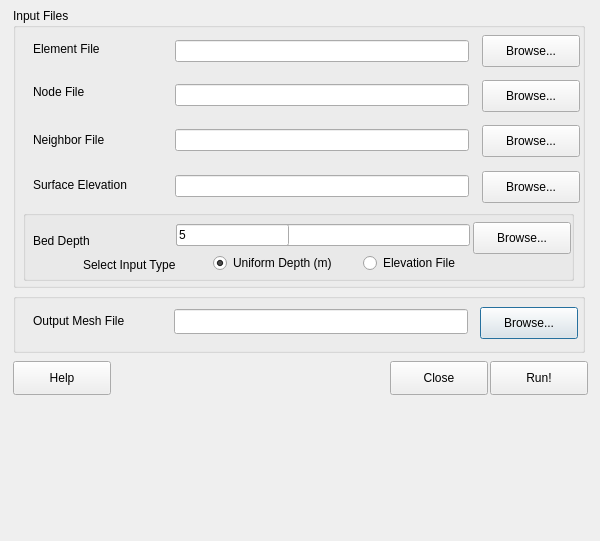
<?xml version="1.0" encoding="UTF-8"?>
<ui version="4.0">
 <class>MshFileGeneration</class>
 <widget class="QDialog" name="MshFileGeneration">
  <property name="geometry">
   <rect>
    <x>0</x>
    <y>0</y>
    <width>600</width>
    <height>541</height>
   </rect>
  </property>
  <property name="windowTitle">
   <string>Mesh File Generation</string>
  </property>
  <widget class="Q3ButtonGroup" name="shapeFileGroup">
   <property name="geometry">
    <rect>
     <x>13</x>
     <y>8</y>
     <width>572</width>
     <height>280</height>
    </rect>
   </property>
   <property name="title">
    <string>Input Files</string>
   </property>
   <widget class="QLabel" name="nodeFileLabel">
    <property name="geometry">
     <rect>
      <x>20</x>
      <y>65</y>
      <width>72</width>
      <height>38</height>
     </rect>
    </property>
    <property name="frameShape">
     <enum>QFrame::NoFrame</enum>
    </property>
    <property name="frameShadow">
     <enum>QFrame::Plain</enum>
    </property>
    <property name="text">
     <string>Node File</string>
    </property>
   </widget>
   <widget class="QLabel" name="eleFileLabel">
    <property name="geometry">
     <rect>
      <x>20</x>
      <y>22</y>
      <width>94</width>
      <height>38</height>
     </rect>
    </property>
    <property name="text">
     <string>Element File</string>
    </property>
   </widget>
   <widget class="QLabel" name="neighFileLabel">
    <property name="geometry">
     <rect>
      <x>20</x>
      <y>113</y>
      <width>100</width>
      <height>38</height>
     </rect>
    </property>
    <property name="frameShape">
     <enum>QFrame::NoFrame</enum>
    </property>
    <property name="frameShadow">
     <enum>QFrame::Plain</enum>
    </property>
    <property name="text">
     <string>Neighbor File</string>
    </property>
   </widget>
   <widget class="QLabel" name="nodeFileLabel_2">
    <property name="geometry">
     <rect>
      <x>20</x>
      <y>158</y>
      <width>131</width>
      <height>38</height>
     </rect>
    </property>
    <property name="frameShape">
     <enum>QFrame::NoFrame</enum>
    </property>
    <property name="frameShadow">
     <enum>QFrame::Plain</enum>
    </property>
    <property name="text">
     <string>Surface Elevation</string>
    </property>
   </widget>
   <widget class="QPushButton" name="eleFileButton">
    <property name="geometry">
     <rect>
      <x>469</x>
      <y>27</y>
      <width>98</width>
      <height>32</height>
     </rect>
    </property>
    <property name="text">
     <string>Browse...</string>
    </property>
    <property name="autoDefault">
     <bool>false</bool>
    </property>
   </widget>
   <widget class="QPushButton" name="nodeFileButton">
    <property name="geometry">
     <rect>
      <x>469</x>
      <y>72</y>
      <width>98</width>
      <height>32</height>
     </rect>
    </property>
    <property name="text">
     <string>Browse...</string>
    </property>
    <property name="autoDefault">
     <bool>false</bool>
    </property>
   </widget>
   <widget class="QPushButton" name="neighFileButton">
    <property name="geometry">
     <rect>
      <x>469</x>
      <y>117</y>
      <width>98</width>
      <height>32</height>
     </rect>
    </property>
    <property name="text">
     <string>Browse...</string>
    </property>
    <property name="autoDefault">
     <bool>false</bool>
    </property>
   </widget>
   <widget class="QPushButton" name="sElevFileButton">
    <property name="geometry">
     <rect>
      <x>469</x>
      <y>163</y>
      <width>98</width>
      <height>32</height>
     </rect>
    </property>
    <property name="text">
     <string>Browse...</string>
    </property>
    <property name="autoDefault">
     <bool>false</bool>
    </property>
   </widget>
   <widget class="QLineEdit" name="eleFileLineEdit">
    <property name="geometry">
     <rect>
      <x>162</x>
      <y>32</y>
      <width>294</width>
      <height>22</height>
     </rect>
    </property>
   </widget>
   <widget class="QLineEdit" name="nodeFileLineEdit">
    <property name="geometry">
     <rect>
      <x>162</x>
      <y>76</y>
      <width>294</width>
      <height>22</height>
     </rect>
    </property>
   </widget>
   <widget class="QLineEdit" name="neighFileLineEdit">
    <property name="geometry">
     <rect>
      <x>162</x>
      <y>121</y>
      <width>294</width>
      <height>22</height>
     </rect>
    </property>
   </widget>
   <widget class="QLineEdit" name="sElevFileLineEdit">
    <property name="geometry">
     <rect>
      <x>162</x>
      <y>167</y>
      <width>294</width>
      <height>22</height>
     </rect>
    </property>
   </widget>
   <widget class="QGroupBox" name="groupBox">
    <property name="geometry">
     <rect>
      <x>10</x>
      <y>202</y>
      <width>551</width>
      <height>71</height>
     </rect>
    </property>
    <property name="title">
     <string/>
    </property>
    <widget class="QLineEdit" name="bElevFileLineEdit">
     <property name="enabled">
      <bool>true</bool>
     </property>
     <property name="geometry">
      <rect>
       <x>153</x>
       <y>14</y>
       <width>294</width>
       <height>22</height>
      </rect>
     </property>
    </widget>
    <widget class="QLabel" name="label">
     <property name="geometry">
      <rect>
       <x>60</x>
       <y>45</y>
       <width>121</width>
       <height>20</height>
      </rect>
     </property>
     <property name="text">
      <string>Select Input Type</string>
     </property>
    </widget>
    <widget class="QPushButton" name="bElevFileButton">
     <property name="enabled">
      <bool>true</bool>
     </property>
     <property name="geometry">
      <rect>
       <x>450</x>
       <y>12</y>
       <width>98</width>
       <height>32</height>
      </rect>
     </property>
     <property name="text">
      <string>Browse...</string>
     </property>
     <property name="autoDefault">
      <bool>false</bool>
     </property>
    </widget>
    <widget class="QLabel" name="neighFileLabel_2">
     <property name="geometry">
      <rect>
       <x>10</x>
       <y>12</y>
       <width>134</width>
       <height>38</height>
      </rect>
     </property>
     <property name="frameShape">
      <enum>QFrame::NoFrame</enum>
     </property>
     <property name="frameShadow">
      <enum>QFrame::Plain</enum>
     </property>
     <property name="text">
      <string>Bed Depth</string>
     </property>
    </widget>
    <widget class="QLineEdit" name="lineEdit">
     <property name="geometry">
      <rect>
       <x>153</x>
       <y>14</y>
       <width>113</width>
       <height>22</height>
      </rect>
     </property>
     <property name="text">
      <string>5</string>
     </property>
    </widget>
    <widget class="QRadioButton" name="radioButtonUni">
     <property name="geometry">
      <rect>
       <x>190</x>
       <y>43</y>
       <width>151</width>
       <height>20</height>
      </rect>
     </property>
     <property name="text">
      <string>Uniform Depth (m)</string>
     </property>
     <property name="checked">
      <bool>true</bool>
     </property>
    </widget>
    <widget class="QRadioButton" name="radioButtonFile">
     <property name="geometry">
      <rect>
       <x>340</x>
       <y>43</y>
       <width>121</width>
       <height>20</height>
      </rect>
     </property>
     <property name="text">
      <string>Elevation File</string>
     </property>
    </widget>
   </widget>
  </widget>
  <widget class="Q3TextBrowser" name="MessageLog" native="true">
   <property name="geometry">
    <rect>
     <x>13</x>
     <y>403</y>
     <width>570</width>
     <height>130</height>
    </rect>
   </property>
   <property name="layoutDirection">
    <enum>Qt::LeftToRight</enum>
   </property>
  </widget>
  <widget class="Q3ButtonGroup" name="shapeFileNameGroup">
   <property name="geometry">
    <rect>
     <x>13</x>
     <y>293</y>
     <width>572</width>
     <height>60</height>
    </rect>
   </property>
   <property name="title">
    <string/>
   </property>
   <widget class="QLabel" name="mshFileLabel">
    <property name="geometry">
     <rect>
      <x>20</x>
      <y>9</y>
      <width>135</width>
      <height>38</height>
     </rect>
    </property>
    <property name="text">
     <string>Output Mesh File</string>
    </property>
   </widget>
   <widget class="QPushButton" name="mshFileButton">
    <property name="geometry">
     <rect>
      <x>467</x>
      <y>14</y>
      <width>98</width>
      <height>32</height>
     </rect>
    </property>
    <property name="text">
     <string>Browse...</string>
    </property>
    <property name="autoDefault">
     <bool>false</bool>
    </property>
    <property name="default">
     <bool>true</bool>
    </property>
   </widget>
   <widget class="QLineEdit" name="mshFileLineEdit">
    <property name="geometry">
     <rect>
      <x>161</x>
      <y>16</y>
      <width>294</width>
      <height>25</height>
     </rect>
    </property>
    <property name="cursorPosition">
     <number>0</number>
    </property>
   </widget>
  </widget>
  <widget class="QPushButton" name="runButton">
   <property name="geometry">
    <rect>
     <x>490</x>
     <y>361</y>
     <width>98</width>
     <height>34</height>
    </rect>
   </property>
   <property name="text">
    <string>Run!</string>
   </property>
   <property name="autoDefault">
    <bool>false</bool>
   </property>
  </widget>
  <widget class="QPushButton" name="cancelButton">
   <property name="geometry">
    <rect>
     <x>390</x>
     <y>361</y>
     <width>98</width>
     <height>34</height>
    </rect>
   </property>
   <property name="text">
    <string>Close</string>
   </property>
   <property name="autoDefault">
    <bool>false</bool>
   </property>
  </widget>
  <widget class="QPushButton" name="helpButton">
   <property name="geometry">
    <rect>
     <x>13</x>
     <y>361</y>
     <width>98</width>
     <height>34</height>
    </rect>
   </property>
   <property name="text">
    <string>Help</string>
   </property>
   <property name="autoDefault">
    <bool>false</bool>
   </property>
  </widget>
 </widget>
 <layoutdefault spacing="6" margin="11"/>
 <pixmapfunction>qPixmapFromMimeSource</pixmapfunction>
 <customwidgets>
  <customwidget>
   <class>Q3TextBrowser</class>
   <extends>QWidget</extends>
   <header>q3textbrowser.h</header>
   <container>1</container>
  </customwidget>
  <customwidget>
   <class>Q3GroupBox</class>
   <extends>QGroupBox</extends>
   <header>Qt3Support/Q3GroupBox</header>
   <container>1</container>
  </customwidget>
  <customwidget>
   <class>Q3ButtonGroup</class>
   <extends>Q3GroupBox</extends>
   <header>Qt3Support/Q3ButtonGroup</header>
   <container>1</container>
  </customwidget>
 </customwidgets>
 <resources/>
 <connections>
  <connection>
   <sender>radioButtonFile</sender>
   <signal>toggled(bool)</signal>
   <receiver>bElevFileLineEdit</receiver>
   <slot>setShown(bool)</slot>
   <hints>
    <hint type="sourcelabel">
     <x>397</x>
     <y>259</y>
    </hint>
    <hint type="destinationlabel">
     <x>347</x>
     <y>243</y>
    </hint>
   </hints>
  </connection>
  <connection>
   <sender>radioButtonFile</sender>
   <signal>toggled(bool)</signal>
   <receiver>bElevFileButton</receiver>
   <slot>setShown(bool)</slot>
   <hints>
    <hint type="sourcelabel">
     <x>460</x>
     <y>260</y>
    </hint>
    <hint type="destinationlabel">
     <x>523</x>
     <y>248</y>
    </hint>
   </hints>
  </connection>
  <connection>
   <sender>radioButtonUni</sender>
   <signal>toggled(bool)</signal>
   <receiver>lineEdit</receiver>
   <slot>setShown(bool)</slot>
   <hints>
    <hint type="sourcelabel">
     <x>285</x>
     <y>265</y>
    </hint>
    <hint type="destinationlabel">
     <x>239</x>
     <y>241</y>
    </hint>
   </hints>
  </connection>
 </connections>
</ui>
